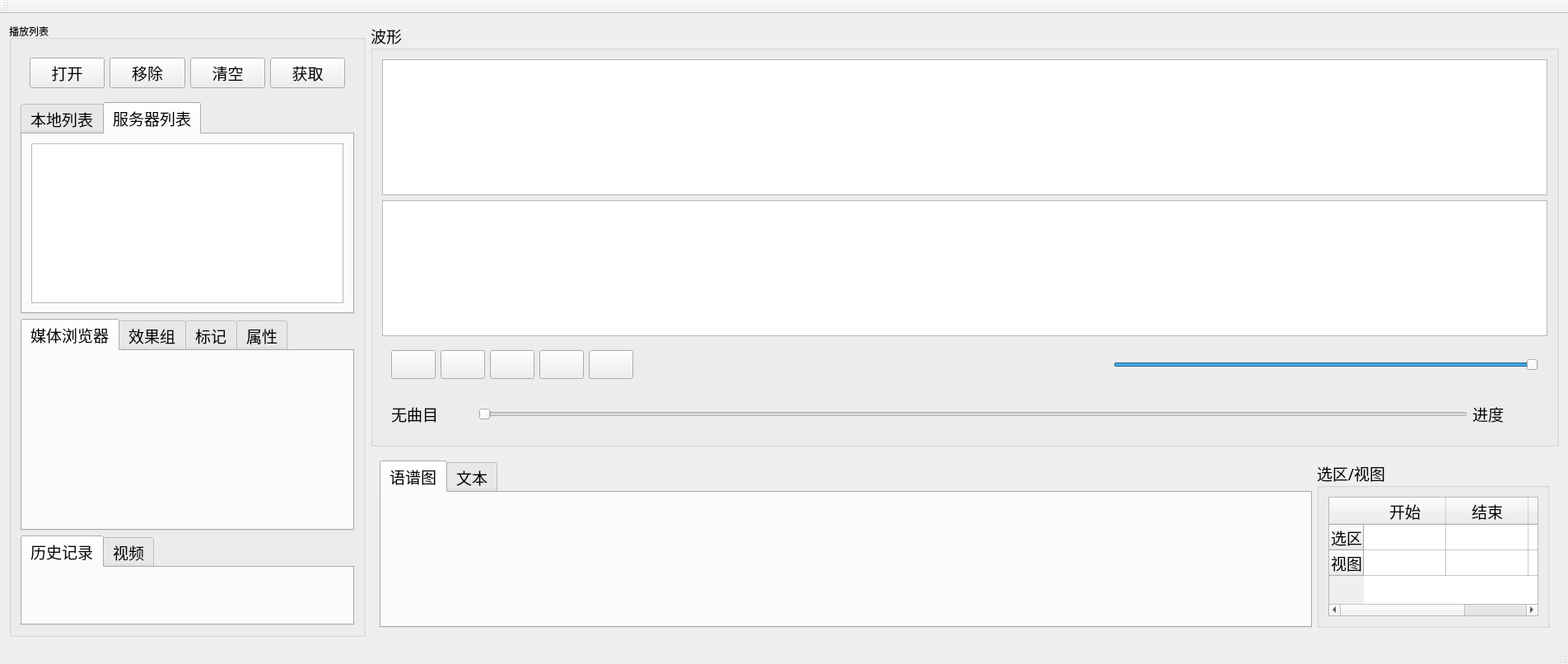
<?xml version="1.0" encoding="UTF-8"?>
<ui version="4.0">
 <class>MainWindow</class>
 <widget class="QMainWindow" name="MainWindow">
  <property name="geometry">
   <rect>
    <x>0</x>
    <y>0</y>
    <width>1904</width>
    <height>806</height>
   </rect>
  </property>
  <property name="mouseTracking">
   <bool>true</bool>
  </property>
  <property name="windowTitle">
   <string>MainWindow</string>
  </property>
  <widget class="QWidget" name="centralWidget">
   <property name="mouseTracking">
    <bool>true</bool>
   </property>
   <layout class="QGridLayout" name="gridLayout" rowstretch="0,0" columnstretch="3,3,7">
    <item row="0" column="0" rowspan="2">
     <widget class="QGroupBox" name="groupBox_3">
      <property name="sizePolicy">
       <sizepolicy hsizetype="MinimumExpanding" vsizetype="Preferred">
        <horstretch>0</horstretch>
        <verstretch>0</verstretch>
       </sizepolicy>
      </property>
      <property name="title">
       <string>播放列表</string>
      </property>
      <layout class="QVBoxLayout" name="verticalLayout_3">
       <item>
        <widget class="QWidget" name="widget" native="true">
         <property name="mouseTracking">
          <bool>true</bool>
         </property>
         <layout class="QHBoxLayout" name="horizontalLayout">
          <item>
           <widget class="QPushButton" name="btnAdd">
            <property name="font">
             <font>
              <family>Agency FB</family>
              <pointsize>14</pointsize>
             </font>
            </property>
            <property name="text">
             <string>打开</string>
            </property>
           </widget>
          </item>
          <item>
           <widget class="QPushButton" name="btnRemove">
            <property name="font">
             <font>
              <family>Agency FB</family>
              <pointsize>14</pointsize>
             </font>
            </property>
            <property name="text">
             <string>移除</string>
            </property>
           </widget>
          </item>
          <item>
           <widget class="QPushButton" name="btnClear">
            <property name="font">
             <font>
              <family>Agency FB</family>
              <pointsize>14</pointsize>
             </font>
            </property>
            <property name="text">
             <string>清空</string>
            </property>
           </widget>
          </item>
          <item>
           <widget class="QPushButton" name="btnGet">
            <property name="font">
             <font>
              <family>Agency FB</family>
              <pointsize>14</pointsize>
             </font>
            </property>
            <property name="text">
             <string>获取</string>
            </property>
           </widget>
          </item>
         </layout>
        </widget>
       </item>
       <item>
        <widget class="QTabWidget" name="tabWidget_4">
         <property name="font">
          <font>
           <family>Agency FB</family>
           <pointsize>14</pointsize>
          </font>
         </property>
         <property name="styleSheet">
          <string notr="true"/>
         </property>
         <property name="currentIndex">
          <number>1</number>
         </property>
         <widget class="QWidget" name="tab_11">
          <attribute name="title">
           <string>本地列表</string>
          </attribute>
          <layout class="QHBoxLayout" name="horizontalLayout_6">
           <item>
            <widget class="QListWidget" name="listWidget">
             <property name="sizePolicy">
              <sizepolicy hsizetype="Preferred" vsizetype="Expanding">
               <horstretch>0</horstretch>
               <verstretch>0</verstretch>
              </sizepolicy>
             </property>
             <property name="mouseTracking">
              <bool>true</bool>
             </property>
            </widget>
           </item>
          </layout>
         </widget>
         <widget class="QWidget" name="tab_12">
          <attribute name="title">
           <string>服务器列表</string>
          </attribute>
          <layout class="QHBoxLayout" name="horizontalLayout_9">
           <item>
            <widget class="QListWidget" name="listWidget_2"/>
           </item>
          </layout>
         </widget>
        </widget>
       </item>
       <item>
        <widget class="QTabWidget" name="tabWidget">
         <property name="font">
          <font>
           <family>Agency FB</family>
           <pointsize>14</pointsize>
          </font>
         </property>
         <property name="currentIndex">
          <number>0</number>
         </property>
         <widget class="QWidget" name="tab">
          <attribute name="title">
           <string>媒体浏览器</string>
          </attribute>
         </widget>
         <widget class="QWidget" name="tab_2">
          <attribute name="title">
           <string>效果组</string>
          </attribute>
         </widget>
         <widget class="QWidget" name="tab_3">
          <attribute name="title">
           <string>标记</string>
          </attribute>
          <layout class="QVBoxLayout" name="verticalLayout_5">
           <item>
            <widget class="QTableWidget" name="tableWidgetNote">
             <column>
              <property name="text">
               <string>名称</string>
              </property>
             </column>
             <column>
              <property name="text">
               <string>开始</string>
              </property>
             </column>
             <column>
              <property name="text">
               <string>结束</string>
              </property>
             </column>
             <column>
              <property name="text">
               <string>持续时间</string>
              </property>
             </column>
             <column>
              <property name="text">
               <string>类型</string>
              </property>
             </column>
             <column>
              <property name="text">
               <string>startTimeEdit</string>
              </property>
             </column>
             <column>
              <property name="text">
               <string>endTimeEdit</string>
              </property>
             </column>
            </widget>
           </item>
          </layout>
         </widget>
         <widget class="QWidget" name="tab_4">
          <attribute name="title">
           <string>属性</string>
          </attribute>
         </widget>
        </widget>
       </item>
       <item>
        <widget class="QTabWidget" name="tabWidget_2">
         <property name="font">
          <font>
           <family>Agency FB</family>
           <pointsize>14</pointsize>
          </font>
         </property>
         <property name="currentIndex">
          <number>0</number>
         </property>
         <widget class="QWidget" name="tab_5">
          <attribute name="title">
           <string>历史记录</string>
          </attribute>
         </widget>
         <widget class="QWidget" name="tab_6">
          <attribute name="title">
           <string>视频</string>
          </attribute>
         </widget>
        </widget>
       </item>
      </layout>
     </widget>
    </item>
    <item row="0" column="1" colspan="2">
     <widget class="QGroupBox" name="groupBox">
      <property name="sizePolicy">
       <sizepolicy hsizetype="Expanding" vsizetype="Preferred">
        <horstretch>0</horstretch>
        <verstretch>0</verstretch>
       </sizepolicy>
      </property>
      <property name="font">
       <font>
        <family>Agency FB</family>
        <pointsize>14</pointsize>
       </font>
      </property>
      <property name="mouseTracking">
       <bool>true</bool>
      </property>
      <property name="title">
       <string>波形</string>
      </property>
      <layout class="QVBoxLayout" name="verticalLayout">
       <item>
        <widget class="QChartView" name="chartView">
         <property name="sizePolicy">
          <sizepolicy hsizetype="Expanding" vsizetype="Expanding">
           <horstretch>0</horstretch>
           <verstretch>0</verstretch>
          </sizepolicy>
         </property>
         <property name="mouseTracking">
          <bool>true</bool>
         </property>
        </widget>
       </item>
       <item>
        <widget class="QChartView" name="chartView2">
         <property name="sizePolicy">
          <sizepolicy hsizetype="Expanding" vsizetype="Expanding">
           <horstretch>0</horstretch>
           <verstretch>0</verstretch>
          </sizepolicy>
         </property>
        </widget>
       </item>
       <item>
        <widget class="QWidget" name="widget_2" native="true">
         <property name="sizePolicy">
          <sizepolicy hsizetype="Preferred" vsizetype="Fixed">
           <horstretch>0</horstretch>
           <verstretch>0</verstretch>
          </sizepolicy>
         </property>
         <property name="mouseTracking">
          <bool>true</bool>
         </property>
         <layout class="QHBoxLayout" name="horizontalLayout_2">
          <item>
           <widget class="QPushButton" name="btnPlay">
            <property name="mouseTracking">
             <bool>true</bool>
            </property>
            <property name="toolTip">
             <string>播放</string>
            </property>
            <property name="text">
             <string/>
            </property>
            <property name="icon">
             <iconset resource="res.qrc">
              <normaloff>:/images/images/620.bmp</normaloff>:/images/images/620.bmp</iconset>
            </property>
           </widget>
          </item>
          <item>
           <widget class="QPushButton" name="btnPause">
            <property name="toolTip">
             <string>暂停</string>
            </property>
            <property name="text">
             <string/>
            </property>
            <property name="icon">
             <iconset resource="res.qrc">
              <normaloff>:/images/images/622.bmp</normaloff>:/images/images/622.bmp</iconset>
            </property>
           </widget>
          </item>
          <item>
           <widget class="QPushButton" name="btnStop">
            <property name="toolTip">
             <string>停止</string>
            </property>
            <property name="text">
             <string/>
            </property>
            <property name="icon">
             <iconset resource="res.qrc">
              <normaloff>:/images/images/624.bmp</normaloff>:/images/images/624.bmp</iconset>
            </property>
           </widget>
          </item>
          <item>
           <widget class="QPushButton" name="btnPrevious">
            <property name="toolTip">
             <string>前一曲目</string>
            </property>
            <property name="text">
             <string/>
            </property>
            <property name="icon">
             <iconset resource="res.qrc">
              <normaloff>:/images/images/616.bmp</normaloff>:/images/images/616.bmp</iconset>
            </property>
           </widget>
          </item>
          <item>
           <widget class="QPushButton" name="btnNext">
            <property name="toolTip">
             <string>下一曲目</string>
            </property>
            <property name="text">
             <string/>
            </property>
            <property name="icon">
             <iconset resource="res.qrc">
              <normaloff>:/images/images/630.bmp</normaloff>:/images/images/630.bmp</iconset>
            </property>
           </widget>
          </item>
          <item>
           <spacer name="horizontalSpacer">
            <property name="orientation">
             <enum>Qt::Horizontal</enum>
            </property>
            <property name="sizeHint" stdset="0">
             <size>
              <width>40</width>
              <height>20</height>
             </size>
            </property>
           </spacer>
          </item>
          <item>
           <widget class="QPushButton" name="btnSound">
            <property name="text">
             <string/>
            </property>
            <property name="icon">
             <iconset resource="res.qrc">
              <normaloff>:/images/images/volumn.bmp</normaloff>:/images/images/volumn.bmp</iconset>
            </property>
            <property name="flat">
             <bool>true</bool>
            </property>
           </widget>
          </item>
          <item>
           <widget class="QSlider" name="sliderVolumn">
            <property name="maximum">
             <number>100</number>
            </property>
            <property name="value">
             <number>100</number>
            </property>
            <property name="orientation">
             <enum>Qt::Horizontal</enum>
            </property>
           </widget>
          </item>
         </layout>
        </widget>
       </item>
       <item>
        <widget class="QWidget" name="widget_4" native="true">
         <property name="sizePolicy">
          <sizepolicy hsizetype="Preferred" vsizetype="Fixed">
           <horstretch>0</horstretch>
           <verstretch>0</verstretch>
          </sizepolicy>
         </property>
         <property name="mouseTracking">
          <bool>true</bool>
         </property>
         <layout class="QHBoxLayout" name="horizontalLayout_4">
          <item>
           <widget class="QLabel" name="LabCurMedia">
            <property name="minimumSize">
             <size>
              <width>100</width>
              <height>0</height>
             </size>
            </property>
            <property name="font">
             <font>
              <family>Agency FB</family>
              <pointsize>14</pointsize>
             </font>
            </property>
            <property name="text">
             <string>无曲目</string>
            </property>
           </widget>
          </item>
          <item>
           <widget class="QSlider" name="sliderPosition">
            <property name="tracking">
             <bool>false</bool>
            </property>
            <property name="orientation">
             <enum>Qt::Horizontal</enum>
            </property>
           </widget>
          </item>
          <item>
           <widget class="QLabel" name="LabRatio">
            <property name="minimumSize">
             <size>
              <width>80</width>
              <height>0</height>
             </size>
            </property>
            <property name="font">
             <font>
              <family>Agency FB</family>
              <pointsize>14</pointsize>
             </font>
            </property>
            <property name="text">
             <string>进度</string>
            </property>
           </widget>
          </item>
         </layout>
        </widget>
       </item>
      </layout>
     </widget>
    </item>
    <item row="1" column="1" colspan="2">
     <widget class="QWidget" name="widget_7" native="true">
      <property name="sizePolicy">
       <sizepolicy hsizetype="Expanding" vsizetype="Preferred">
        <horstretch>0</horstretch>
        <verstretch>0</verstretch>
       </sizepolicy>
      </property>
      <layout class="QHBoxLayout" name="horizontalLayout_7" stretch="8,2">
       <item>
        <widget class="QTabWidget" name="tabWidget_3">
         <property name="sizePolicy">
          <sizepolicy hsizetype="Preferred" vsizetype="Preferred">
           <horstretch>0</horstretch>
           <verstretch>0</verstretch>
          </sizepolicy>
         </property>
         <property name="font">
          <font>
           <family>Agency FB</family>
           <pointsize>14</pointsize>
          </font>
         </property>
         <property name="currentIndex">
          <number>0</number>
         </property>
         <widget class="QWidget" name="tab_9">
          <attribute name="title">
           <string>语谱图</string>
          </attribute>
         </widget>
         <widget class="QWidget" name="tab_10">
          <attribute name="title">
           <string>文本</string>
          </attribute>
          <layout class="QVBoxLayout" name="verticalLayout_2">
           <item>
            <widget class="QPlainTextEdit" name="plainTextEdit">
             <property name="font">
              <font>
               <family>Agency FB</family>
               <pointsize>22</pointsize>
              </font>
             </property>
             <property name="styleSheet">
              <string notr="true"/>
             </property>
            </widget>
           </item>
          </layout>
         </widget>
        </widget>
       </item>
       <item>
        <widget class="QGroupBox" name="groupBox_5">
         <property name="font">
          <font>
           <family>Agency FB</family>
           <pointsize>14</pointsize>
          </font>
         </property>
         <property name="title">
          <string>选区/视图</string>
         </property>
         <layout class="QHBoxLayout" name="horizontalLayout_3">
          <item>
           <widget class="QTableWidget" name="tableWidget">
            <property name="sizePolicy">
             <sizepolicy hsizetype="Preferred" vsizetype="Preferred">
              <horstretch>0</horstretch>
              <verstretch>0</verstretch>
             </sizepolicy>
            </property>
            <property name="font">
             <font>
              <family>Agency FB</family>
              <pointsize>16</pointsize>
             </font>
            </property>
            <row>
             <property name="text">
              <string>选区</string>
             </property>
             <property name="font">
              <font>
               <family>Agency FB</family>
               <pointsize>14</pointsize>
              </font>
             </property>
            </row>
            <row>
             <property name="text">
              <string>视图</string>
             </property>
             <property name="font">
              <font>
               <family>Agency FB</family>
               <pointsize>14</pointsize>
              </font>
             </property>
            </row>
            <column>
             <property name="text">
              <string>开始</string>
             </property>
             <property name="font">
              <font>
               <family>Agency FB</family>
               <pointsize>14</pointsize>
              </font>
             </property>
            </column>
            <column>
             <property name="text">
              <string>结束</string>
             </property>
             <property name="font">
              <font>
               <family>Agency FB</family>
               <pointsize>14</pointsize>
              </font>
             </property>
            </column>
            <column>
             <property name="text">
              <string>持续时间</string>
             </property>
             <property name="font">
              <font>
               <family>Agency FB</family>
               <pointsize>14</pointsize>
              </font>
             </property>
            </column>
            <item row="0" column="0">
             <property name="text">
              <string/>
             </property>
             <property name="font">
              <font>
               <family>Agency FB</family>
               <pointsize>14</pointsize>
              </font>
             </property>
            </item>
            <item row="0" column="1">
             <property name="text">
              <string/>
             </property>
             <property name="font">
              <font>
               <family>Agency FB</family>
               <pointsize>14</pointsize>
              </font>
             </property>
            </item>
            <item row="0" column="2">
             <property name="text">
              <string/>
             </property>
             <property name="font">
              <font>
               <family>Agency FB</family>
               <pointsize>14</pointsize>
              </font>
             </property>
            </item>
            <item row="1" column="0">
             <property name="text">
              <string/>
             </property>
             <property name="font">
              <font>
               <family>Agency FB</family>
               <pointsize>14</pointsize>
              </font>
             </property>
            </item>
            <item row="1" column="1">
             <property name="text">
              <string/>
             </property>
             <property name="font">
              <font>
               <family>Agency FB</family>
               <pointsize>14</pointsize>
              </font>
             </property>
            </item>
            <item row="1" column="2">
             <property name="text">
              <string/>
             </property>
             <property name="font">
              <font>
               <family>Agency FB</family>
               <pointsize>14</pointsize>
              </font>
             </property>
            </item>
           </widget>
          </item>
         </layout>
        </widget>
       </item>
      </layout>
     </widget>
    </item>
   </layout>
  </widget>
  <widget class="QMenuBar" name="menuBar">
   <property name="geometry">
    <rect>
     <x>0</x>
     <y>0</y>
     <width>1904</width>
     <height>23</height>
    </rect>
   </property>
  </widget>
  <widget class="QToolBar" name="mainToolBar">
   <attribute name="toolBarArea">
    <enum>TopToolBarArea</enum>
   </attribute>
   <attribute name="toolBarBreak">
    <bool>false</bool>
   </attribute>
  </widget>
  <widget class="QStatusBar" name="statusBar"/>
  <action name="action12">
   <property name="text">
    <string>1</string>
   </property>
  </action>
  <action name="action1">
   <property name="text">
    <string>新建(N)</string>
   </property>
  </action>
  <action name="action2">
   <property name="text">
    <string>打开(O)</string>
   </property>
   <property name="shortcut">
    <string>Ctrl+O</string>
   </property>
  </action>
  <action name="action3">
   <property name="text">
    <string>打开并附加</string>
   </property>
  </action>
  <action name="action4">
   <property name="text">
    <string>打开最近使用的文件</string>
   </property>
  </action>
  <action name="action5">
   <property name="text">
    <string>从CD中提取音频</string>
   </property>
  </action>
  <action name="action6">
   <property name="text">
    <string>关闭(C)</string>
   </property>
  </action>
  <action name="action7">
   <property name="text">
    <string>全部关闭(L)</string>
   </property>
  </action>
  <action name="action8">
   <property name="text">
    <string>关闭未使用媒体(U)</string>
   </property>
  </action>
  <action name="action9">
   <property name="text">
    <string>关闭会话及其媒体(F)</string>
   </property>
  </action>
  <action name="action10">
   <property name="text">
    <string>保存(S)</string>
   </property>
   <property name="shortcut">
    <string>Ctrl+S</string>
   </property>
  </action>
  <action name="action11">
   <property name="text">
    <string>另存为(A)...</string>
   </property>
   <property name="shortcut">
    <string>Ctrl+Shift+S</string>
   </property>
  </action>
  <action name="action12_2">
   <property name="text">
    <string>将选区保存为(T)...</string>
   </property>
   <property name="shortcut">
    <string>Ctrl+Alt+S</string>
   </property>
  </action>
  <action name="action13">
   <property name="text">
    <string>全部保存(V)</string>
   </property>
   <property name="shortcut">
    <string>Ctrl+Alt+Shift+S</string>
   </property>
  </action>
  <action name="action14">
   <property name="text">
    <string>将所有音频保存为批处理(B)...</string>
   </property>
  </action>
  <action name="action15">
   <property name="text">
    <string>导入(I)</string>
   </property>
  </action>
  <action name="action16">
   <property name="text">
    <string>导出(E)</string>
   </property>
  </action>
  <action name="action17">
   <property name="text">
    <string>浏览并运行脚本(W)</string>
   </property>
  </action>
  <action name="action18">
   <property name="text">
    <string>在媒体浏览器中显示(M)</string>
   </property>
  </action>
  <action name="action19">
   <property name="text">
    <string>在资源管理器中显示(P)</string>
   </property>
   <property name="shortcut">
    <string>Backspace</string>
   </property>
  </action>
  <action name="action20">
   <property name="text">
    <string>退出(X)</string>
   </property>
  </action>
 </widget>
 <layoutdefault spacing="6" margin="11"/>
 <customwidgets>
  <customwidget>
   <class>QChartView</class>
   <extends>QGraphicsView</extends>
   <header location="global">qchartview.h</header>
  </customwidget>
 </customwidgets>
 <resources>
  <include location="res.qrc"/>
 </resources>
 <connections/>
</ui>
